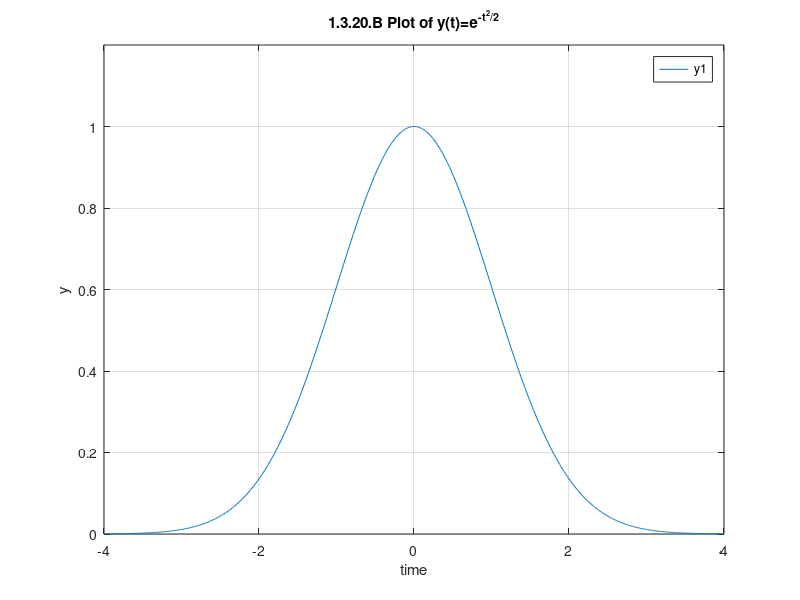

This figure's MATLAB source:
% 1.3.20 The most important curve in probability is the bell-shaped graph
% of e^((-t^(2))/2). With a calculator or computer find this function at
% t = -2, -1, 0, 1, 2. Sketch the graph of e^((-t^(2))/2) from t=-inf to
% t=inf. It never goes below 0

% 1.3.20.A With a a calculator or computer find the function, e^((-t^(2))/2)
% at t = -2, -1, 0, 1, 2. 

fprintf("1.3.20.A \n")
fprintf("The function y(t) = e^((-t^(2))/2 at t = -2, -1, 0, 1, 2 \n")
t = [-2 -1 0 1 2];
for i = 1:length(t)
    y = exp((-1*t(i)^2)/2);
    fprintf("At t = %d y = %f \n", t(i), y);
end

% 1.3.20.B Sketch the graph of e^((-t^(2))/2)

t = -4.0:0.01:4.00;

y=exp(-((t).^2)/2);

plot(t,y);
legend("y1");
ylim([0 1.2]);
xlim([-4 4])
grid on;
title("1.3.20.B Plot of y(t)=e^{-{t^{2}}/2}");
xlabel("time");
ylabel("y");